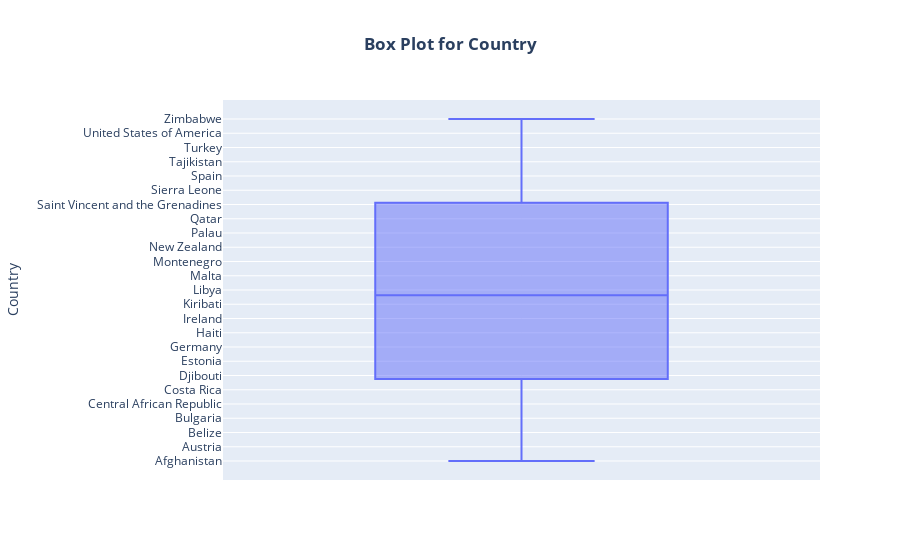
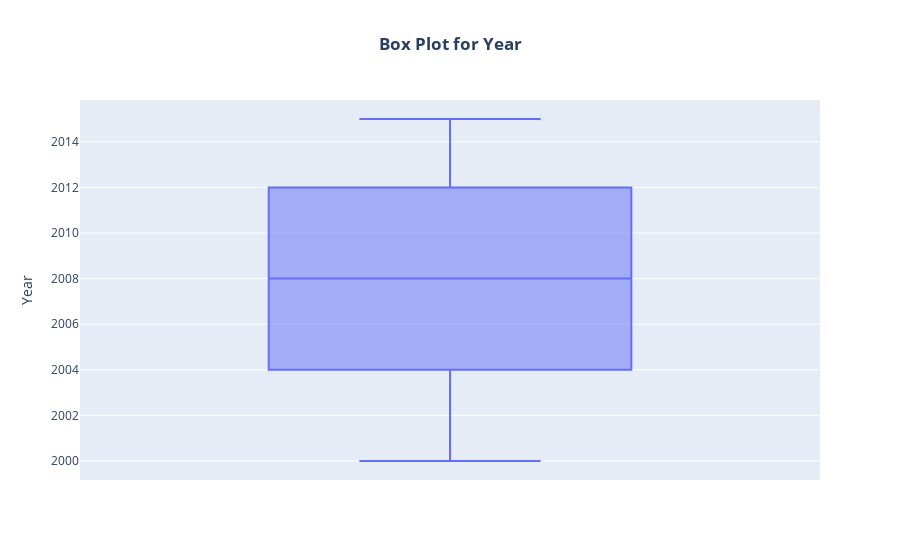
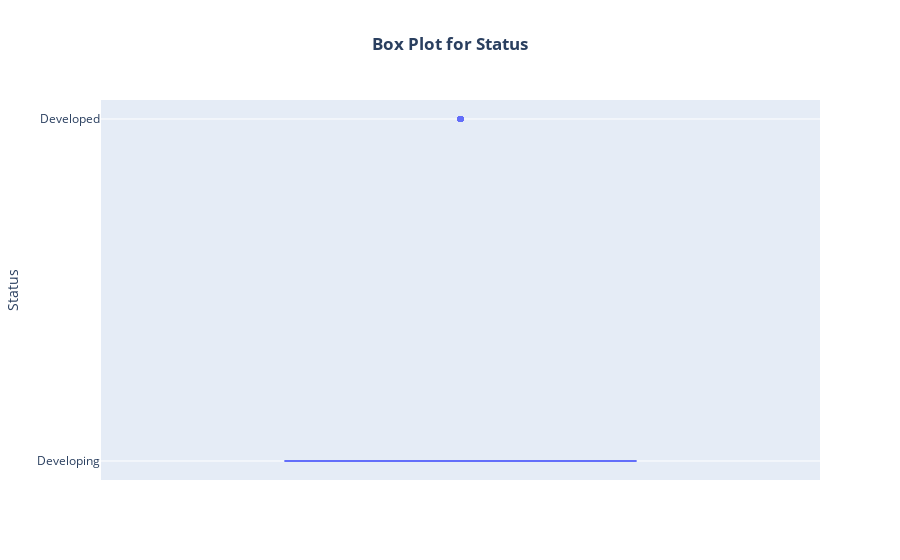
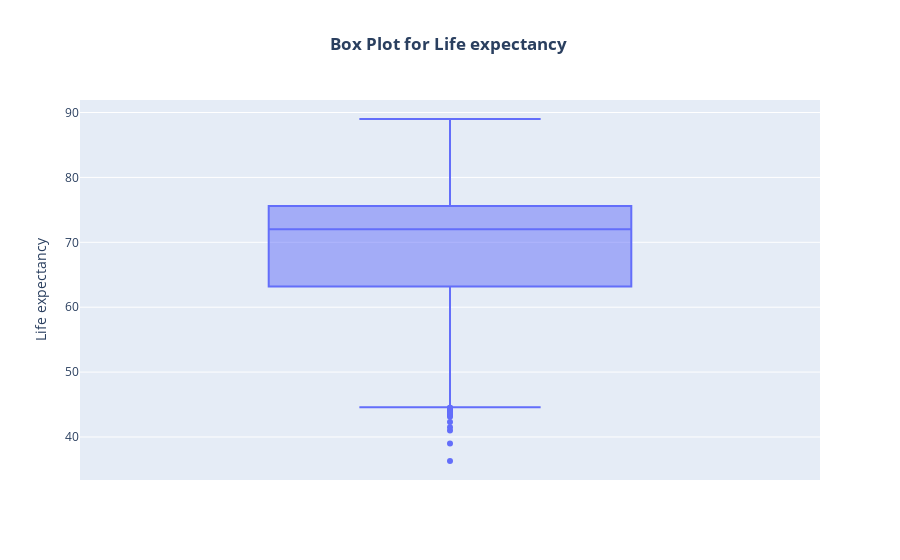

Notebook code for these charts, in order:
### Markdown cell above
Thirdly I will draw boxplot to check outliers after handling it

### Code cell
for column in df.columns:
    fig = px.box(df, y=column, title=f'Box Plot for {column}')
    
    # Update layout to center the title and make it bold
    fig.update_layout(
        title=dict(text=f'<b>Box Plot for {column}</b>', x=0.5),
        boxmode='group'  
    )
    
    fig.show()

### Figure 1 — Plotly figure (JSON) as saved in the notebook; plotly's stock layout.template omitted (floating-point values rounded to 4 significant figures; data arrays with more than 128 entries replaced by an {"elided": "..."} marker saying what was removed)
{"data": [{"alignmentgroup": "True", "hovertemplate": "Country=%{y}<extra></extra>", "legendgroup": "", "marker": {"color": "#636efa"}, "name": "", "notched": false, "offsetgroup": "", "orientation": "v", "showlegend": false, "type": "box", "x0": " ", "xaxis": "x", "y": {"elided": "2938 str values"}, "y0": " ", "yaxis": "y"}], "layout": {"boxmode": "group", "legend": {"tracegroupgap": 0}, "title": {"text": "<b>Box Plot for Country</b>", "x": 0.5}, "xaxis": {"anchor": "y", "domain": [0, 1]}, "yaxis": {"anchor": "x", "domain": [0, 1], "title": {"text": "Country"}}}}

### Figure 2 — Plotly figure (JSON) as saved in the notebook; plotly's stock layout.template omitted (floating-point values rounded to 4 significant figures; data arrays with more than 128 entries replaced by an {"elided": "..."} marker saying what was removed)
{"data": [{"alignmentgroup": "True", "hovertemplate": "Year=%{y}<extra></extra>", "legendgroup": "", "marker": {"color": "#636efa"}, "name": "", "notched": false, "offsetgroup": "", "orientation": "v", "showlegend": false, "type": "box", "x0": " ", "xaxis": "x", "y": {"elided": "2938 int values"}, "y0": " ", "yaxis": "y"}], "layout": {"boxmode": "group", "legend": {"tracegroupgap": 0}, "title": {"text": "<b>Box Plot for Year</b>", "x": 0.5}, "xaxis": {"anchor": "y", "domain": [0, 1]}, "yaxis": {"anchor": "x", "domain": [0, 1], "title": {"text": "Year"}}}}

### Figure 3 — Plotly figure (JSON) as saved in the notebook; plotly's stock layout.template omitted (floating-point values rounded to 4 significant figures; data arrays with more than 128 entries replaced by an {"elided": "..."} marker saying what was removed)
{"data": [{"alignmentgroup": "True", "hovertemplate": "Status=%{y}<extra></extra>", "legendgroup": "", "marker": {"color": "#636efa"}, "name": "", "notched": false, "offsetgroup": "", "orientation": "v", "showlegend": false, "type": "box", "x0": " ", "xaxis": "x", "y": {"elided": "2938 str values"}, "y0": " ", "yaxis": "y"}], "layout": {"boxmode": "group", "legend": {"tracegroupgap": 0}, "title": {"text": "<b>Box Plot for Status</b>", "x": 0.5}, "xaxis": {"anchor": "y", "domain": [0, 1]}, "yaxis": {"anchor": "x", "domain": [0, 1], "title": {"text": "Status"}}}}

### Figure 4 — Plotly figure (JSON) as saved in the notebook; plotly's stock layout.template omitted (floating-point values rounded to 4 significant figures; data arrays with more than 128 entries replaced by an {"elided": "..."} marker saying what was removed)
{"data": [{"alignmentgroup": "True", "hovertemplate": "Life expectancy =%{y}<extra></extra>", "legendgroup": "", "marker": {"color": "#636efa"}, "name": "", "notched": false, "offsetgroup": "", "orientation": "v", "showlegend": false, "type": "box", "x0": " ", "xaxis": "x", "y": {"elided": "2938 float values"}, "y0": " ", "yaxis": "y"}], "layout": {"boxmode": "group", "legend": {"tracegroupgap": 0}, "title": {"text": "<b>Box Plot for Life expectancy </b>", "x": 0.5}, "xaxis": {"anchor": "y", "domain": [0, 1]}, "yaxis": {"anchor": "x", "domain": [0, 1], "title": {"text": "Life expectancy "}}}}
